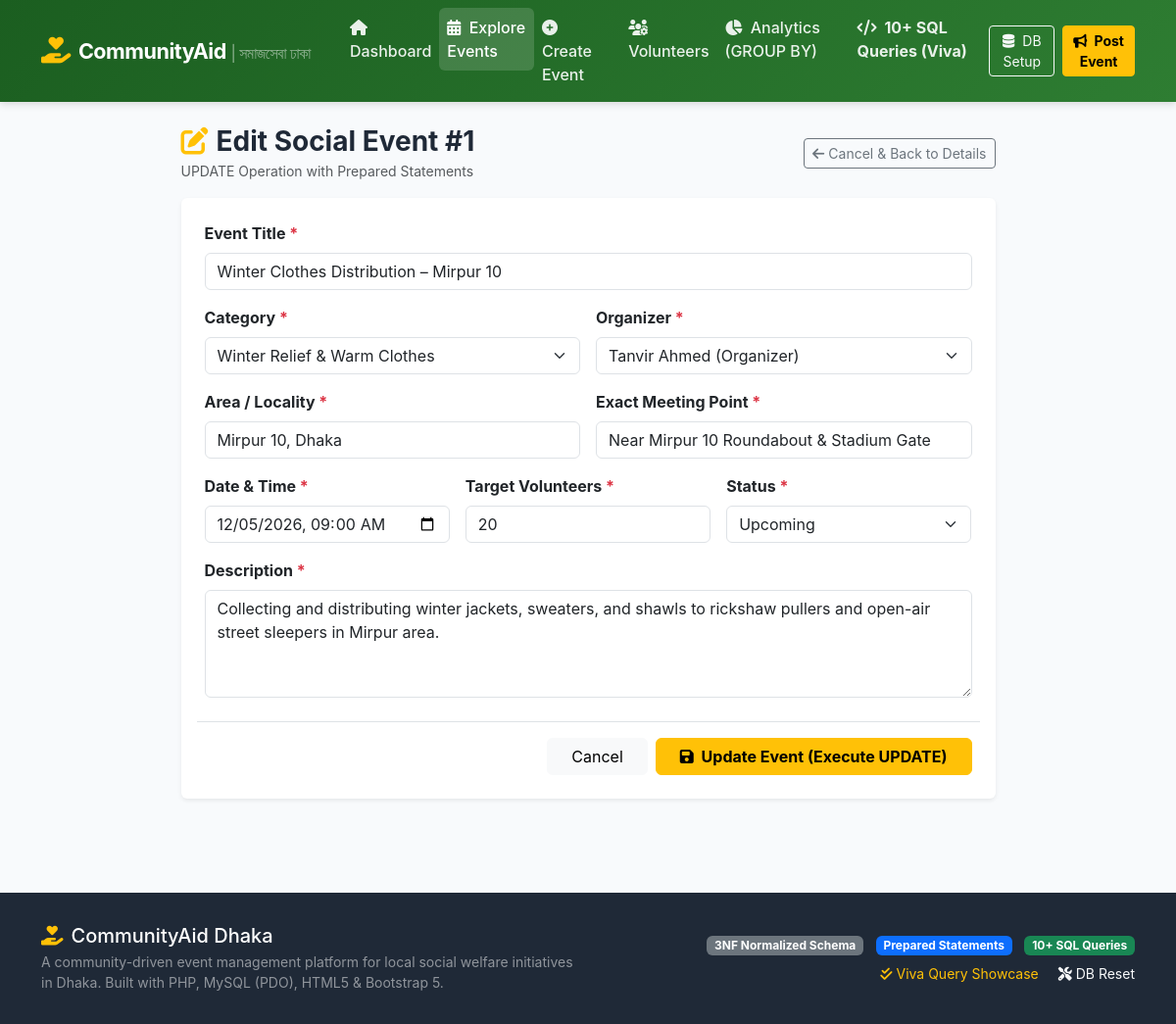
/event-edit.php?id=1, run on the app's committed database.
### tables this page shows
CREATE TABLE `events` (
    `event_id` INT AUTO_INCREMENT PRIMARY KEY,
    `title` VARCHAR(200) NOT NULL,
    `description` TEXT NOT NULL,
    `category_id` INT NOT NULL,
    `organizer_id` INT NOT NULL,
    `area` VARCHAR(100) NOT NULL,
    `exact_location` VARCHAR(255) NOT NULL,
    `event_date` DATETIME NOT NULL,
    `target_volunteers` INT NOT NULL DEFAULT 15,
    `status` ENUM('Upcoming', 'Ongoing', 'Completed', 'Cancelled') NOT NULL DEFAULT 'Upcoming',
    `created_at` TIMESTAMP DEFAULT CURRENT_TIMESTAMP,
    CONSTRAINT `fk_events_category` 
        FOREIGN KEY (`category_id`) REFERENCES `categories` (`category_id`) 
        ON UPDATE CASCADE ON DELETE RESTRICT,
    CONSTRAINT `fk_events_organizer` 
        FOREIGN KEY (`organizer_id`) REFERENCES `users` (`user_id`) 
        ON UPDATE CASCADE ON DELETE CASCADE,
    CONSTRAINT `chk_target_volunteers` 
        CHECK (`target_volunteers` > 0)
);

CREATE TABLE `categories` (
    `category_id` INT AUTO_INCREMENT PRIMARY KEY,
    `category_name` VARCHAR(100) NOT NULL UNIQUE,
    `description` VARCHAR(255) NULL
);

CREATE TABLE `users` (
    `user_id` INT AUTO_INCREMENT PRIMARY KEY,
    `full_name` VARCHAR(100) NOT NULL,
    `email` VARCHAR(120) NOT NULL UNIQUE,
    `phone` VARCHAR(20) NOT NULL,
    `role` ENUM('Admin', 'Organizer', 'Volunteer') NOT NULL DEFAULT 'Volunteer',
    `address` VARCHAR(255) NULL,
    `created_at` TIMESTAMP DEFAULT CURRENT_TIMESTAMP
);

### config/database.php (called while the page is built, shortened)
<?php
function e($string) {
    return htmlspecialchars($string ?? '', ENT_QUOTES, 'UTF-8');
}

### event-edit.php (the view, shortened to what this page needs)
<?php
require_once __DIR__ . '/config/database.php';
$pdo = getDBConnection();
$eventId = intval($_GET['id'] ?? 0);
$stmt = $pdo->prepare("SELECT * FROM `events` WHERE event_id = :id");
$stmt->execute([':id' => $eventId]);
$event = $stmt->fetch();
$categories = $pdo->query("SELECT category_id, category_name FROM `categories` ORDER BY category_name ASC")->fetchAll();
$organizers = $pdo->query("SELECT user_id, full_name, role FROM `users` WHERE role IN ('Organizer', 'Admin') ORDER BY full_name ASC")->fetchAll();
require_once __DIR__ . '/includes/header.php';
?>
<div class="row justify-content-center">
    <div class="col-lg-9">
        <div class="d-flex justify-content-between align-items-center mb-3">
            <div>
                <h3 class="fw-bold mb-0"><i class="fas fa-edit text-warning me-2"></i>Edit Social Event #<?= e($event['event_id']); ?></h3>
                <small class="text-muted">UPDATE Operation with Prepared Statements</small>
            </div>
            <a href="event-details.php?id=<?= $eventId; ?>" class="btn btn-outline-secondary btn-sm">
                <i class="fas fa-arrow-left me-1"></i>Cancel & Back to Details
            </a>
        </div>
        <div class="card shadow-sm border-0 mb-4">
            <div class="card-body p-4">
                <form action="event-edit.php?id=<?= $eventId; ?>" method="POST" class="needs-validation" novalidate>
                    <div class="row g-3">
                        <div class="col-12">
                            <label class="form-label fw-bold">Event Title <span class="text-danger">*</span></label>
                            <input type="text" name="title" class="form-control" value="<?= e($_POST['title'] ?? $event['title']); ?>" required>
                        </div>
                        <div class="col-md-6">
                            <label class="form-label fw-bold">Category <span class="text-danger">*</span></label>
                            <select name="category_id" class="form-select" required>
                                <?php foreach ($categories as $cat): ?>
                                    <option value="<?= e($cat['category_id']); ?>" <?= (($_POST['category_id'] ?? $event['category_id']) == $cat['category_id']) ? 'selected' : ''; ?>>
                                        <?= e($cat['category_name']); ?>
                                    </option>
                                <?php endforeach; ?>
                            </select>
                        </div>
                        <div class="col-md-6">
                            <label class="form-label fw-bold">Organizer <span class="text-danger">*</span></label>
                            <select name="organizer_id" class="form-select" required>
                                <?php foreach ($organizers as $org): ?>
                                    <option value="<?= e($org['user_id']); ?>" <?= (($_POST['organizer_id'] ?? $event['organizer_id']) == $org['user_id']) ? 'selected' : ''; ?>>
                                        <?= e($org['full_name']); ?> (<?= e($org['role']); ?>)
                                    </option>
                                <?php endforeach; ?>
                            </select>
                        </div>
                        <div class="col-md-6">
                            <label class="form-label fw-bold">Area / Locality <span class="text-danger">*</span></label>
                            <input type="text" name="area" class="form-control" list="dhaka_areas" value="<?= e($_POST['area'] ?? $event['area']); ?>" required>
                        </div>
                        <div class="col-md-6">
                            <label class="form-label fw-bold">Exact Meeting Point <span class="text-danger">*</span></label>
                            <input type="text" name="exact_location" class="form-control" value="<?= e($_POST['exact_location'] ?? $event['exact_location']); ?>" required>
                        </div>
                        <div class="col-md-4">
                            <label class="form-label fw-bold">Date & Time <span class="text-danger">*</span></label>
                            <input type="datetime-local" name="event_date" class="form-control" value="<?= date('Y-m-d\TH:i', strtotime($_POST['event_date'] ?? $event['event_date'])); ?>" required>
                        </div>
                        <div class="col-md-4">
                            <label class="form-label fw-bold">Target Volunteers <span class="text-danger">*</span></label>
                            <input type="number" name="target_volunteers" min="1" max="500" class="form-control" value="<?= e($_POST['target_volunteers'] ?? $event['target_volunteers']); ?>" required>
                        </div>
                        <div class="col-md-4">
                            <label class="form-label fw-bold">Status <span class="text-danger">*</span></label>
                            <?php $currStatus = $_POST['status'] ?? $event['status']; ?>
                            <select name="status" class="form-select" required>
                                <option value="Upcoming" <?= $currStatus === 'Upcoming' ? 'selected' : ''; ?>>Upcoming</option>
                            </select>
                        </div>
                        <div class="col-12">
                            <label class="form-label fw-bold">Description <span class="text-danger">*</span></label>
                            <textarea name="description" rows="4" class="form-control" required><?= e($_POST['description'] ?? $event['description']); ?></textarea>
                        </div>
                        <div class="col-12 mt-4 pt-3 border-top d-flex justify-content-end gap-2">
                            <a href="event-details.php?id=<?= $eventId; ?>" class="btn btn-light px-4">Cancel</a>
                            <button type="submit" class="btn btn-warning px-4 fw-bold">
                                <i class="fas fa-save me-1"></i> Update Event (Execute UPDATE)
                            </button>
                        </div>
                    </div>
                </form>
            </div>
        </div>
    </div>
</div>
<?php require_once __DIR__ . '/includes/footer.php'; ?>

### assets/css/style.css (style rules this page uses)
:root { --primary-color: #1b5e20; --primary-hover: #134617; --accent-color: #e65100; --accent-hover: #bf360c; --dark-slate: #1f2937; --light-bg: #f8fafc; --card-shadow: 0 4px 6px -1px rgba(0, 0, 0, 0.08), 0 2px 4px -1px rgba(0, 0, 0, 0.04); --card-hover-shadow: 0 10px 15px -3px rgba(0, 0, 0, 0.1), 0 4px 6px -2px rgba(0, 0, 0, 0.05); }
body { background-color: var(--light-bg); color: var(--dark-slate); font-family: -apple-system, BlinkMacSystemFont, "Segoe UI", Roboto, "Helvetica Neue", Arial, sans-serif; min-height: 100vh; display: flex; flex-direction: column; }

### data on the page
events: event_id "1", title "Winter Clothes Distribution – Mirpur 10", category_id "Winter Relief & Warm Clothes", organizer_id "Tanvir Ahmed (Organizer)", area "Mirpur 10, Dhaka", exact_location "Near Mirpur 10 Roundabout & Stadium Gate", event_date "12/05/2026 09:00", target_volunteers "20", status "Upcoming", description "Collecting and distributing winter jackets, sweaters, and shawls to rickshaw pullers and open-air street sleepers in Mirpur area."
